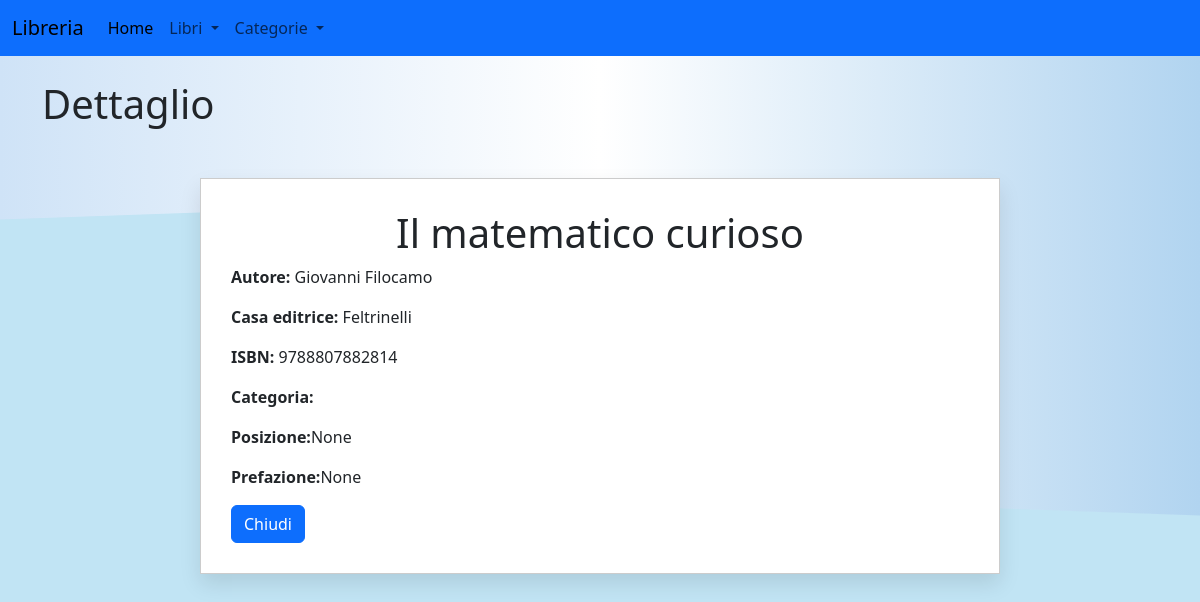
Page /api/libro/1 on the committed database.
### models/models.py (models this page shows, shortened)
class Libri(db.Model):
    __tablename__ = "libri"
    id = db.Column(db.Integer, primary_key=True)
    titolo = db.Column(db.String(100), nullable=False)
    autore_id = db.Column(db.Integer, db.ForeignKey('autori.id'), nullable=False)
    casa_editrice = db.Column(db.String(50))
    isbn = db.Column(db.String(13))
    categoria_id = db.Column(db.Integer, db.ForeignKey('categorie.id'), nullable=False)
    posizione = db.Column(db.String(20))
    prefazione = db.Column(db.String(5000))

class Autori(db.Model):
    __tablename__ = "autori"
    id = db.Column(db.Integer, primary_key=True)
    nome = db.Column(db.String(25))
    cognome = db.Column(db.String(25))
    libri = db.relationship('Libri', backref='autore', lazy=True)

### routes/libri.py (the view)
@libri_bp.route('/libro/<int:libro_id>', methods=['GET'])
def get_libro_by_id(libro_id):
    libro = get_by_id(libro_id)
    return render_template('dettaglio_libro.html',libro=libro)

### services/libri_service.py (called while the page is built)
def get_by_id(id):
    return Libri.query.get_or_404(id)

### templates/dettaglio_libro.html
{% extends "form.html" %}
{% block content %}
<h1 class="mb-4">Dettaglio</h1>
<div class="container">
  <div class="book">
    <h1 class="text-center">{{libro.titolo}}</h1>
    <p class="card-text"><strong>Autore: </strong>{{ libro.autore.nome}} {{ libro.autore.cognome}}</p>
    <p class="card-text"><strong>Casa editrice: </strong>{{libro.casa_editrice}}</p>
    <p class="card-text"><strong>ISBN: </strong>{{libro.isbn}}</p>
    <p class="card-text"><strong>Categoria: </strong>{{libro.categoria.categoria}}</p>
    <p class="card-text"><strong>Posizione:</strong>{{libro.posizione}}</p>
    <p class="card-text"><strong>Prefazione:</strong>{{libro.prefazione}}</p>
    <a href="/api/libri" class="btn btn-primary">Chiudi</a>
  </div>
</div>
{% endblock %}

### static/css/style.css (style rules this page uses)
:root { --primary-color: #4CAF50; --hover-color: #45a049; --background-color: #fff; --btn-primary: #0d6efd; }
body { background: linear-gradient(to right, #cfe3f7, #fff, #b1d4f0); color: #333; font-family: 'Times New Roman', Times, serif; }
.book { max-width: 800px; margin: 50px auto; padding: 30px; background-color: #fff; box-shadow: 0 10px 20px rgba(0, 0, 0, 0.1); border: 1px solid #ccc; }
.book::before, .book::after { content: ''; position: absolute; width: 50%; height: 100%; background: #c1e4f4; z-index: -1; }
.book::before { left: 0; transform: skewY(-2deg); }
.book::after { right: 0; transform: skewY(2deg); }

### rows in the picture
Libri: titolo "Il matematico curioso", casa_editrice "Feltrinelli", isbn "9788807882814", posizione "None", prefazione "None"
Autori: autore.nome "Giovanni", autore.cognome "Filocamo"
